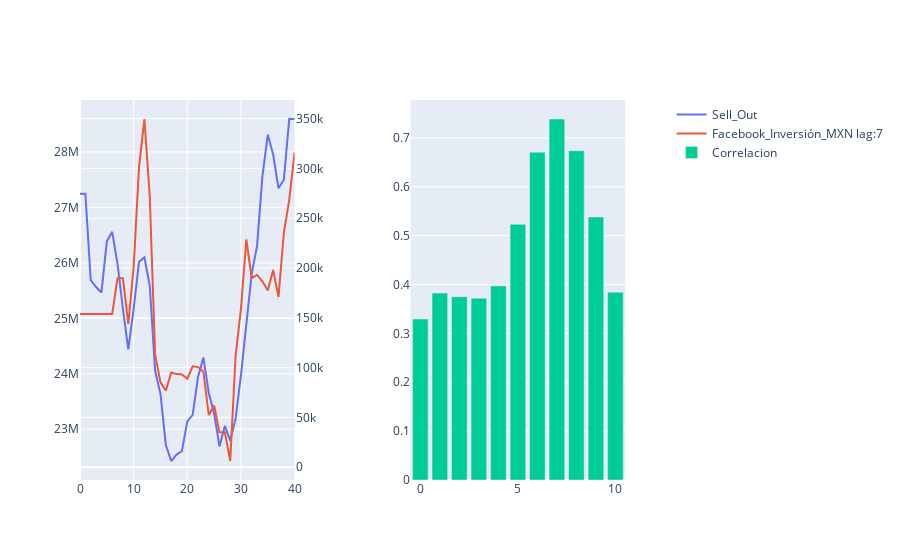

Write notebook code for a chart like this one.
### Code cell
correlaciones = np.zeros(11)
for i in range(0,11):
    correlaciones[i] = np.corrcoef(lag(variable, i, rellenar), ventas)[0][1]


fig = make_subplots(rows=1, cols=2, specs=[[{"secondary_y": True}, {"secondary_y": True}]])

fig.add_trace(go.Scatter(
    x=list(range(len(ventas))),
    y=ventas,name=nombre_ventas
    ), row=1, col= 1, secondary_y=False,)

fig.add_trace(go.Scatter(
    x=list(range(len(variable))),
    y=lag(variable,lag_graf, rellenar),
    name=nombre_variable + " lag:" + str(lag_graf) ),  row=1, col= 1, secondary_y=True,)

fig.add_trace(go.Bar(x=list(range(0,11)), y=correlaciones, name='Correlacion'), row=1,col=2)
fig.show()

### Figure 1 — Plotly figure (JSON) as saved in the notebook; plotly's stock layout.template omitted (floating-point values rounded to 4 significant figures)
{"data": [{"name": "Sell_Out", "type": "scatter", "x": [0, 1, 2, 3, 4, 5, 6, 7, 8, 9, 10, 11, 12, 13, 14, 15, 16, 17, 18, 19, 20, 21, 22, 23, 24, 25, 26, 27, 28, 29, 30, 31, 32, 33, 34, 35, 36, 37, 38, 39, 40], "xaxis": "x", "y": [27240000.0, 27240000.0, 25690000.0, 25560000.0, 25470000.0, 26390000.0, 26560000.0, 25980000.0, 25170000.0, 24440000.0, 25171220, 26020000.0, 26100000.0, 25590000.0, 24052428, 23636612, 22710000.0, 22430000.0, 22542112, 22610000.0, 23140000.0, 23260000.0, 23940000.0, 24290000.0, 23653152, 23281428, 22690000.0, 23060688, 22790000.0, 23190000.0, 23970904, 24880000.0, 25800000.0, 26301514, 27560226, 28313342, 27953026, 27340000.0, 27500000.0, 28593354, 28593354], "yaxis": "y"}, {"name": "Facebook_Inversión_MXN lag:7", "type": "scatter", "x": [0, 1, 2, 3, 4, 5, 6, 7, 8, 9, 10, 11, 12, 13, 14, 15, 16, 17, 18, 19, 20, 21, 22, 23, 24, 25, 26, 27, 28, 29, 30, 31, 32, 33, 34, 35, 36, 37, 38, 39, 40], "xaxis": "x", "y": [153800.0, 153800.0, 153800.0, 153800.0, 153800.0, 153800.0, 153800.0, 189700.0, 189700.0, 143700.0, 200900.0, 301000.0, 349600.0, 272300.0, 112900.0, 85120.0, 76830.0, 95030.0, 93460.0, 93030.0, 88850.0, 101300.0, 100500.0, 95830.0, 52360.0, 61950.0, 35000.0, 35000.0, 6221.0, 111200.0, 158900.0, 228600.0, 189900.0, 193000.0, 186700.0, 177300.0, 198000.0, 170800.0, 235300.0, 268500.0, 316000.0], "yaxis": "y2"}, {"name": "Correlacion", "type": "bar", "x": [0, 1, 2, 3, 4, 5, 6, 7, 8, 9, 10], "xaxis": "x2", "y": [0.3294, 0.3825, 0.375, 0.372, 0.3971, 0.5232, 0.6707, 0.7387, 0.6738, 0.5382, 0.3842], "yaxis": "y3"}], "layout": {"xaxis": {"anchor": "y", "domain": [0, 0.37]}, "xaxis2": {"anchor": "y3", "domain": [0.57, 0.94]}, "yaxis": {"anchor": "x", "domain": [0, 1]}, "yaxis2": {"anchor": "x", "overlaying": "y", "side": "right"}, "yaxis3": {"anchor": "x2", "domain": [0, 1]}, "yaxis4": {"anchor": "x2", "overlaying": "y3", "side": "right"}}}
